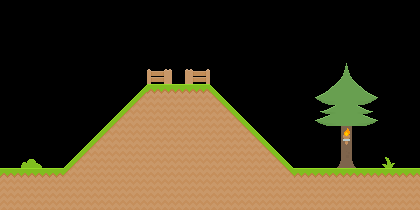

Below is a game level as drawn by its tile map, then a one-line description and the .tmx file that defines it, in full:
An orthogonal 20x10 tile map with 21x21 px tiles, 5 tile layers (Fondo, Escenario, Arboles, Valla, ...) and 1 object.

<map version="1.0" tiledversion="1.1.2" orientation="orthogonal" renderorder="right-down" width="20" height="10" tilewidth="21" tileheight="21" infinite="0" nextobjectid="5">
 <tileset firstgid="1" source="Tileset.tsx" />
 <layer name="Fondo" width="20" height="10">
  <data encoding="csv">
0,0,0,0,0,0,0,0,0,0,0,0,0,0,0,0,0,0,0,0,
0,0,0,0,0,0,0,0,0,0,0,0,0,0,0,0,0,0,0,0,
0,0,0,0,0,0,0,0,0,0,0,0,0,0,0,0,0,0,0,0,
0,0,0,0,0,0,0,0,0,0,0,0,0,0,0,0,0,0,0,0,
0,0,0,0,0,0,0,0,0,0,0,0,0,0,0,0,0,0,0,0,
0,0,0,0,0,0,0,0,0,0,0,0,0,0,0,0,0,0,0,0,
0,0,0,0,0,0,0,0,0,0,0,0,0,0,0,0,0,0,0,0,
0,0,0,0,0,0,0,0,0,0,0,0,0,0,0,0,0,0,0,0,
0,0,0,0,0,0,0,0,0,0,0,0,0,0,0,0,0,0,0,0,
0,0,0,0,0,0,0,0,0,0,0,0,0,0,0,0,0,0,0,0
</data>
 </layer>
 <layer name="Escenario" width="20" height="10">
  <data encoding="csv">
0,0,0,0,0,0,0,0,0,0,0,0,0,0,0,0,0,0,0,0,
0,0,0,0,0,0,0,0,0,0,0,0,0,0,0,0,0,0,0,0,
0,0,0,0,0,0,0,0,0,0,0,0,0,0,0,0,0,0,0,0,
0,0,0,0,0,0,0,0,0,0,0,0,0,0,0,0,0,0,0,0,
0,0,0,0,0,0,127,124,124,124,128,0,0,0,0,0,0,0,0,0,
0,0,0,0,0,127,157,153,153,153,158,128,0,0,0,0,0,0,0,0,
0,0,0,0,127,157,153,153,153,153,153,158,128,0,0,0,0,0,0,0,
0,0,0,127,157,153,153,153,153,153,153,153,158,128,0,0,0,0,0,0,
124,124,124,157,153,153,153,153,153,153,153,153,153,158,124,124,124,124,124,124,
153,153,153,153,153,153,153,153,153,153,153,153,153,153,153,153,153,153,153,153
</data>
 </layer>
 <layer name="Arboles" width="20" height="10">
  <data encoding="csv">
0,0,0,0,0,0,0,0,0,0,0,0,0,0,0,0,0,0,0,0,
0,0,0,0,0,0,0,0,0,0,0,0,0,0,0,0,0,0,0,0,
0,0,0,0,0,0,0,0,0,0,0,0,0,0,0,0,0,0,0,0,
0,0,0,0,0,0,0,0,0,0,0,0,0,0,0,0,631,0,0,0,
0,0,0,0,0,0,0,0,0,0,0,0,0,0,0,639,640,641,0,0,
0,0,0,0,0,0,0,0,0,0,0,0,0,0,0,669,670,671,0,0,
0,0,0,0,0,0,0,0,0,0,0,0,0,0,0,0,634,0,0,0,
0,0,0,0,0,0,0,0,0,0,0,0,0,0,0,0,632,0,0,0,
0,0,0,0,0,0,0,0,0,0,0,0,0,0,0,0,0,0,0,0,
0,0,0,0,0,0,0,0,0,0,0,0,0,0,0,0,0,0,0,0
</data>
 </layer>
 <layer name="Valla" width="20" height="10">
  <data encoding="csv">
0,0,0,0,0,0,0,0,0,0,0,0,0,0,0,0,0,0,0,0,
0,0,0,0,0,0,0,0,0,0,0,0,0,0,0,0,0,0,0,0,
0,0,0,0,0,0,0,0,0,0,0,0,0,0,0,0,0,0,0,0,
0,0,0,0,0,0,0,847,848,847,0,0,0,0,0,0,0,0,0,0,
0,0,0,0,0,0,0,0,0,0,0,0,0,0,0,0,0,0,0,0,
0,0,0,0,0,0,0,0,0,0,0,0,0,0,0,0,0,0,0,0,
0,0,0,0,0,0,0,0,0,0,0,0,0,0,0,0,0,0,0,0,
0,0,0,0,0,0,0,0,0,0,0,0,0,0,0,0,0,0,0,0,
0,0,0,0,0,0,0,0,0,0,0,0,0,0,0,0,0,0,0,0,
0,0,0,0,0,0,0,0,0,0,0,0,0,0,0,0,0,0,0,0
</data>
 </layer>
 <layer name="Adornos" width="20" height="10">
  <data encoding="csv">
0,0,0,0,0,0,0,0,0,0,0,0,0,0,0,0,0,0,0,0,
0,0,0,0,0,0,0,0,0,0,0,0,0,0,0,0,0,0,0,0,
0,0,0,0,0,0,0,0,0,0,0,0,0,0,0,0,0,0,0,0,
0,0,0,0,0,0,0,0,0,0,0,0,0,0,0,0,0,0,0,0,
0,0,0,0,0,0,0,0,0,0,0,0,0,0,0,0,0,0,0,0,
0,0,0,0,0,0,0,0,0,0,0,0,0,0,0,0,0,0,0,0,
0,0,0,0,0,0,0,0,0,0,0,0,0,0,0,0,317,0,0,0,
0,47,0,0,0,0,0,0,0,0,0,0,0,0,0,0,0,0,18,0,
0,0,0,0,0,0,0,0,0,0,0,0,0,0,0,0,0,0,0,0,
0,0,0,0,0,0,0,0,0,0,0,0,0,0,0,0,0,0,0,0
</data>
 </layer>
 <objectgroup name="Colisiones">
  <object id="4" x="420" y="212">
   <polyline points="0,0 -419,-1 -419,-42 -355,-42 -271,-127 -211,-126 -126,-41 -1,-42 -1,-1" />
  </object>
 </objectgroup>
</map>
